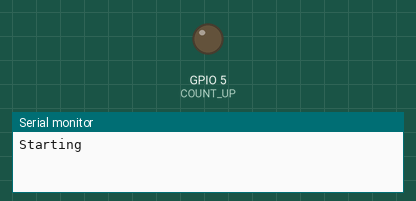
Simulated run of this program. Board: ESP32-S3. On the bench: output pins drawn as LEDs (lit = HIGH), the last lines printed to the serial monitor. Pins used as bus, display or sensor lines are not drawn.

Above: at 3.1 s.
At 8.35 s:
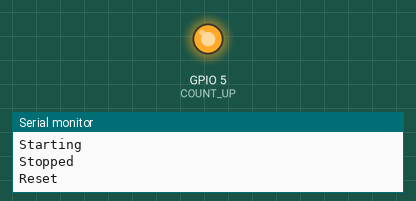
Timing chart, 0 to 10.2 s (numbered marks = the images above):
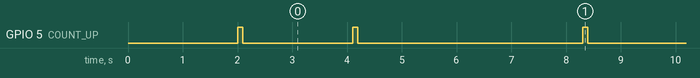

Measured:
- by itself, GPIO 5 (COUNT_UP): repeats every 6.3 s: LOW 2.0 s, HIGH 0.10 s, LOW 4.1 s, HIGH 0.10 s
- by itself, everything shown: repeats every 6.3 s, in 4 steps

The program:

main.cpp
```cpp
#include <Arduino.h>

#define COUNT_UP 5
#define RESET 4

void setup() {
  Serial.begin(115200);
  delay(2000);

  pinMode(COUNT_UP, OUTPUT);
  pinMode(RESET, OUTPUT);
}

void loop() {
  // pin has to send a short signal
  // and go back to low, delay is currently 100ms
  // toggle on the timer
  digitalWrite(COUNT_UP, HIGH);
  delay(100);
  digitalWrite(COUNT_UP, LOW);
  Serial.println("Starting");

  delay(2000);

  // stop timer after delay
  digitalWrite(COUNT_UP, HIGH);
  delay(100);
  digitalWrite(COUNT_UP, LOW);
  Serial.println("Stopped");

  delay(2000);

  // reset timer
  digitalWrite(RESET, HIGH);
  delay(100);
  digitalWrite(RESET, LOW);
  Serial.println("Reset");

  delay(2000);
}
```
